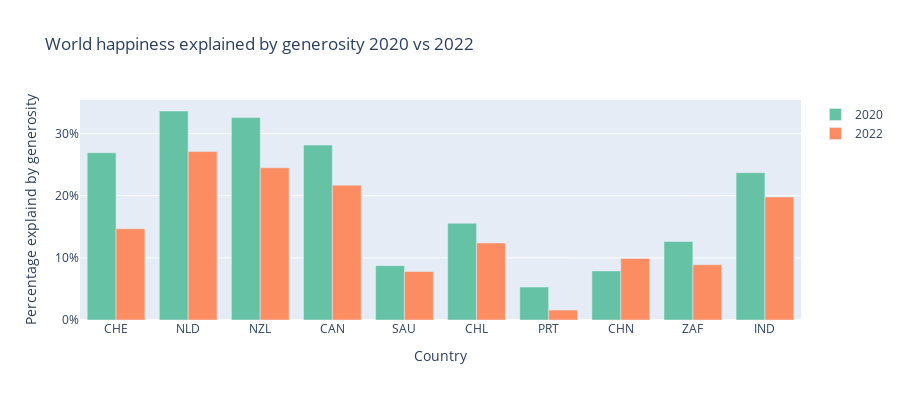

Notebook code cell kept with this figure:
### Code cell
# Define the colors (ChatGPT)
colors = ['rgb(102,194,165)', 'rgb(252,141,98)', 'rgb(141,160,203)']

# creeer de layout
layout = go.Layout(
    xaxis=go.layout.XAxis(
        type='category' # het type van de X as is categorisch
    ),
    yaxis = go.layout.YAxis(
        tickformat = ',.0%', # toon als percentage
    ),
    height=400
)

# defineer de data
# happy2020 = go.Bar(
#     x=happiness2020['Country name'],
#     y=happiness2020['Happiness score'], # by year 2020
#     name='happy2020',
#     marker=dict(color=colors[0]) #ChatGPT 
# )

# happy2022 = go.Bar(
#     x=happiness2022['Country'],
#     y=happiness2022['Happiness score'], # by year 2022
#     name='happy2022',
#     marker=dict(color=colors[0]) #ChatGPT 
# )

year2020 = go.Bar(
    x=happiness2020['Country name'],
    y=happiness2020['Explained by: Generosity'], # by year 2020
    name='2020',
    marker=dict(color=colors[0]) #ChatGPT 
)
year2022 = go.Bar(
    x=happiness2022['Country'],
    y=happiness2022['Explained by: Generosity'],
    name='2022',
    marker=dict(color=colors[1]) #ChatGPT
)
# high = go.Bar(
#     x=happiness2020['country'],
#     y=df['rich'],
#     name='High income',
#     marker=dict(color=colors[2]) #ChatGPT
# )

# creeer het figuur
# data = [happy2020, year2020, happy2022, year2022]
data = [year2020, year2022]
fig = go.Figure(data=data, layout=layout)

# labels
fig.update_layout(
    title="World happiness explained by generosity 2020 vs 2022",
    xaxis_title="Country",
    yaxis_title="Percentage explaind by generosity")
    
fig.show()

### Figure 1 — Plotly figure (JSON) as saved in the notebook; plotly's stock layout.template omitted (floating-point values rounded to 4 significant figures)
{"data": [{"marker": {"color": "rgb(102,194,165)"}, "name": "2020", "type": "bar", "x": ["CHE", "NLD", "NZL", "CAN", "SAU", "CHL", "PRT", "CHN", "ZAF", "IND"], "y": [0.2691, 0.3363, 0.3257, 0.2815, 0.08744, 0.1556, 0.05304, 0.07902, 0.1264, 0.2371]}, {"marker": {"color": "rgb(252,141,98)"}, "name": "2022", "type": "bar", "x": ["CHE", "NLD", "NZL", "CAN", "SAU", "CHL", "PRT", "CHN", "ZAF", "IND"], "y": [0.147, 0.271, 0.245, 0.217, 0.078, 0.124, 0.016, 0.099, 0.089, 0.198]}], "layout": {"height": 400, "title": {"text": "World happiness explained by generosity 2020 vs 2022"}, "xaxis": {"title": {"text": "Country"}, "type": "category"}, "yaxis": {"tickformat": ",.0%", "title": {"text": "Percentage explaind by generosity"}}}}
